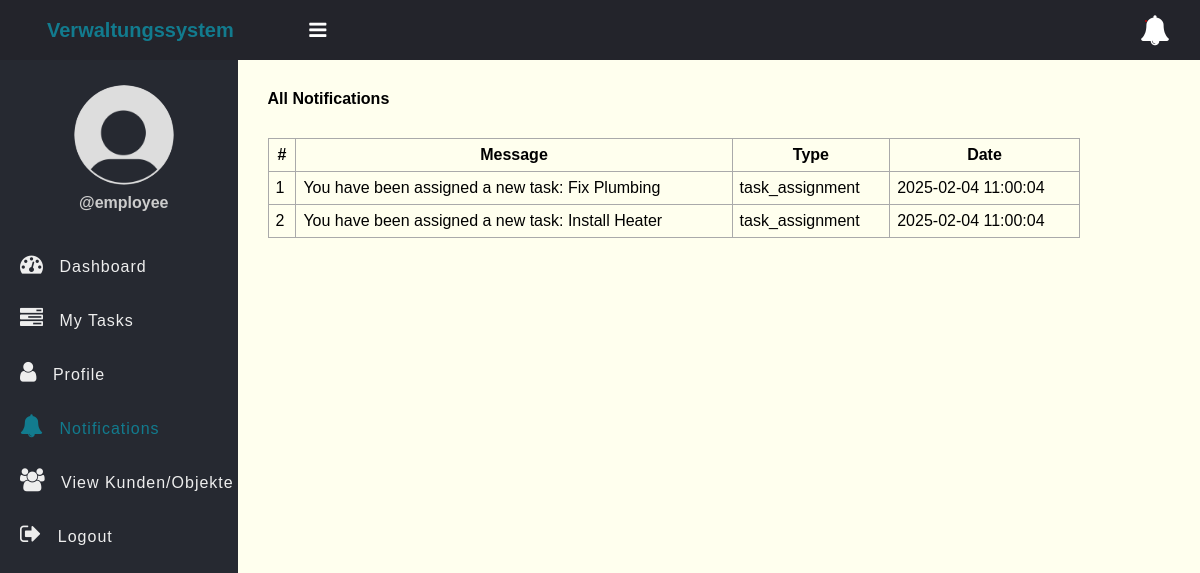
/notifications.php (signed in), run on the app's committed database.
### tables this page shows
CREATE TABLE notifications (
                               id INT AUTO_INCREMENT PRIMARY KEY,
                               user_id INT NOT NULL,
                               message TEXT NOT NULL,
                               type ENUM('task_assignment', 'invoice_generated', 'general') NOT NULL,
                               is_read BOOLEAN DEFAULT FALSE,
                               date TIMESTAMP DEFAULT CURRENT_TIMESTAMP,
                               FOREIGN KEY (user_id) REFERENCES users(id) ON DELETE CASCADE
);

### app/Model/Notification.php (called while the page is built, shortened)
<?php
function get_all_my_notifications($conn, $user_id) {
    $sql = "SELECT * FROM notifications WHERE user_id = ? ORDER BY date DESC";
    $stmt = $conn->prepare($sql);
    $stmt->execute([$user_id]);
    $notifications = $stmt->fetchAll(PDO::FETCH_ASSOC);
    return $notifications ? $notifications : [];
}

### notifications.php (the view, shortened to what this page needs)
<?php
if (isset($_SESSION['role']) && isset($_SESSION['id'])) {
    include "DB_connection.php";
    include "app/Model/Notification.php";
    $notifications = get_all_my_notifications($conn, $_SESSION['id']);
    ?>
    <!DOCTYPE html>
    <html>
    <head>
        <link rel="stylesheet" href="https://stackpath.bootstrapcdn.com/font-awesome/4.7.0/css/font-awesome.min.css">
        <link rel="stylesheet" href="css/style.css">
    </head>
    <body>
    <?php include "inc/header.php" ?>
    <div class="body">
        <?php include "inc/nav.php" ?>
        <section class="section-1">
            <h4 class="title">All Notifications</h4>
            <?php if (!empty($notifications)) { ?>
                <table class="main-table">
                    <tr>
                        <th>#</th>
                        <th>Message</th>
                        <th>Type</th>
                        <th>Date</th>
                    </tr>
                    <?php $i=0; foreach ($notifications as $notification) { ?>
                        <tr>
                            <td><?= ++$i ?></td>
                            <td><?= htmlspecialchars($notification['message']) ?></td>
                            <td><?= htmlspecialchars($notification['type']) ?></td>
                            <td><?= $notification['date'] ?></td>
                        </tr>
                    <?php } ?>
                </table>
            <?php } else { ?>
                <h3>No notifications available</h3>
            <?php } ?>
        </section>
    </div>
    </body>
    </html>
    <?php
} else {
    header("Location: login.php?error=Unauthorized Access.");
    exit();
}
?>

### css/style.css (style rules this page uses)
* { padding: 0; margin: 0; box-sizing: border-box; font-family: arial, sans-serif; }
.body { display: flex; }
.section-1 { padding: 30px; }
.section-1 .title { margin-bottom: 10px; }
.section-1 { width: 100%; background: #ffe; }
.main-table, .main-table tr, .main-table th, .main-table td { border: 1px solid #aaa; border-collapse: collapse; padding: 7px; }
.main-table { width: 90%; margin-top: 30px; }

### data on the page
notifications: message "You have been assigned a new task: Fix Plumbing", type "task_assignment", date "2025-02-04 11:00:04"
notifications: message "You have been assigned a new task: Install Heater", type "task_assignment", date "2025-02-04 11:00:04"

### other printed values
$_SESSION['username'] "employee"
